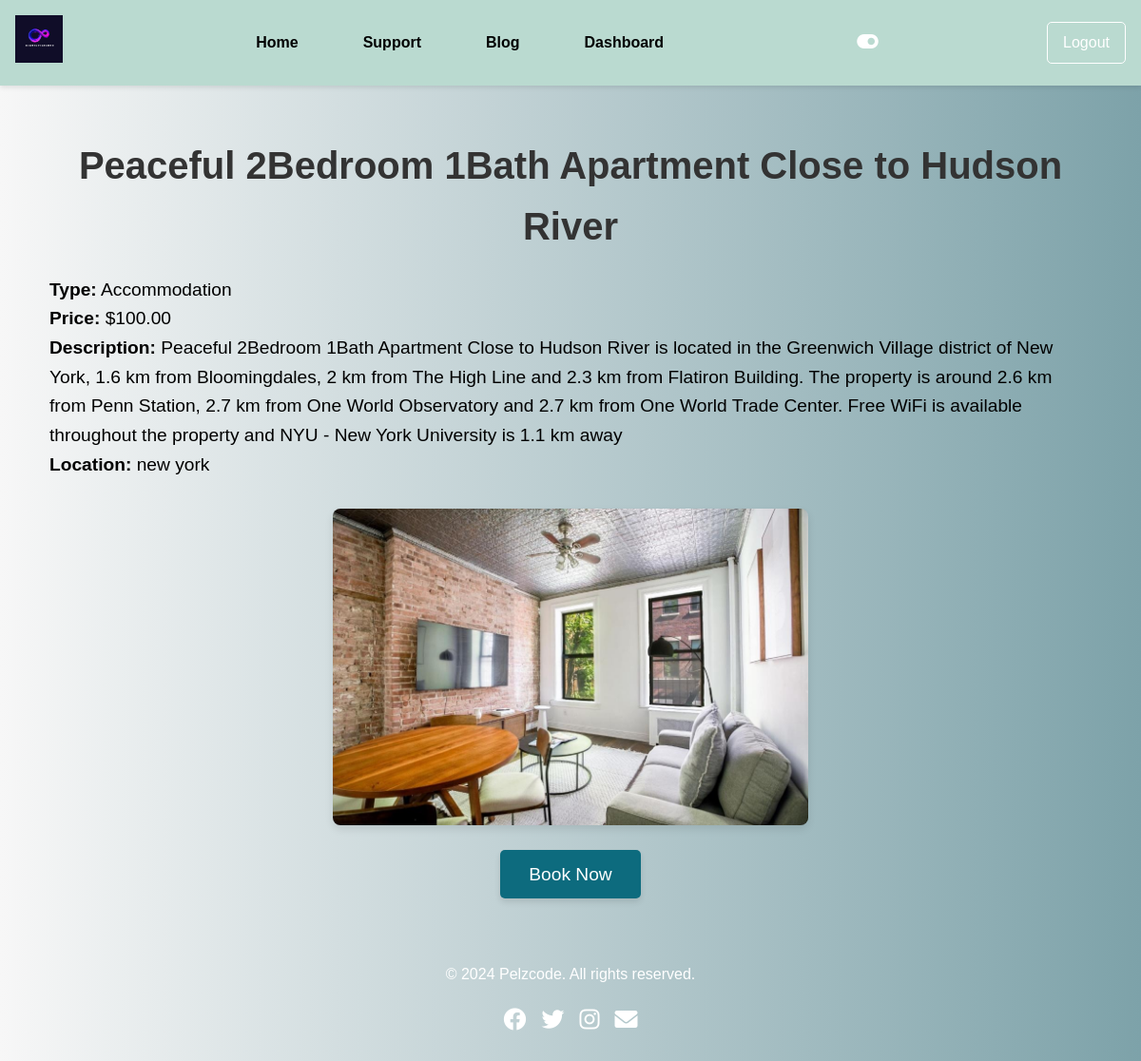
Screenshot of /service/2/ (signed in) with the database file from the repository.
### book/models.py (models this page shows, shortened)
class Service(models.Model):
    SERVICE_TYPES = [
        ('Hotel', 'Hotel'),
        ('Accommodation', 'Accommodation'),
        ('Event', 'Event'),
        ('Travel', 'Travel'),
    ]
    name = models.CharField(max_length=100)
    service_type = models.CharField(choices=SERVICE_TYPES, max_length=50)
    description = models.TextField()
    location = models.CharField(max_length=200)
    price_per_unit = models.DecimalField(max_digits=10, decimal_places=2)
    availability = models.BooleanField(default=True)
    image = models.ImageField(upload_to='services/', blank=True, null=True)

### book/views.py (the view)
# urls.py: path('service/<int:service_id>/', views.service_details, name='service_details'),
@login_required
def service_details(request, service_id):
    service = get_object_or_404(Service, id=service_id)
    return render(request, 'book/service_details.html', {'service': service})

### book/templates/book/service_details.html (shortened to what this page needs)
{% extends 'book/base.html' %}
{% block content %}
    <div style="max-width: 1200px; margin: 0 auto; padding: 20px; text-align: center;">
        <h1 style="font-size: 2.5rem; color: #333; margin-bottom: 20px;">{{ service.name }}</h1>
        <div style="font-size: 1.2rem; margin-bottom: 30px; text-align: left;">
            <p><strong>Type:</strong> {{ service.service_type }}</p>
            <p><strong>Price:</strong> ${{ service.price_per_unit|floatformat:2 }}</p>
            <p><strong>Description:</strong> {{ service.description }}</p>
            <p><strong>Location:</strong> {{ service.location }}</p>
        </div>
        <div style="text-align: center; margin-bottom: 30px;">
            <img src="{{ service.image.url }}" alt="{{ service.name }} image" style="width: 100%; max-width: 500px; height: auto; border-radius: 8px; box-shadow: 0 4px 8px rgba(0, 0, 0, 0.1);">
        </div>
        <div style="margin-top: 20px;">
            {% if user.is_authenticated %}
                <a href="{% url 'book_service' service.id %}" style="padding: 15px 30px; font-size: 1.2rem; background-color: #0d6b7e; color: white; text-decoration: none; border-radius: 5px; box-shadow: 0 4px 6px rgba(0, 0, 0, 0.1); transition: background-color 0.3s ease;">
                    Book Now
                </a>
            {% else %}
                <p>Please <a href="{% url 'login' %}">login</a> to book this service.</p>
            {% endif %}
        </div>
    </div>
{% endblock %}

### static/css/styles.css (style rules this page uses)
:root { --background-color: #f8f8f8; --text-color: #333; --hover-color: #007BFF; --button-bg: #007BFF; --button-color: #fff; --dark-background-color: #121212; --dark-text-color: #f8f8f8; --dark-hover-color: #BB86FC; --dark-button-bg: #BB86FC; --dark-button-color: #121212; }
* { margin: 0; padding: 0; box-sizing: border-box; }
body, ul, li, a { margin: 0; padding: 0; list-style: none; text-decoration: none; box-sizing: border-box; }
h1, h2, h3 { color: #333; }
a { color: #007BFF; text-decoration: none; }

### book/templates/book/base.html (style rules this page uses)
body { font-family: Arial, sans-serif; margin: 0; padding: 0; line-height: 1.6; background: linear-gradient(to right, #f7f7f7, #7da2a9); color: #000; transition: background-color 0.3s, color 0.3s; }

### rows the page displays
Service: name "Peaceful 2Bedroom 1Bath Apartment Close to Hudson River", service_type "Accommodation", price_per_unit "100.00", description "Peaceful 2Bedroom 1Bath Apartment Close to Hudson River is located in the Greenwich Village district of New York, 1.6 km from Bloomingdales, 2 km from The High Line and 2.3 km from Flatiron Building. The property is around 2.6 km from Penn Station, 2.7 km from One World Observatory and 2.7 km from One World Trade Center. Free WiFi is available throughout the property and NYU - New York University is 1.1 km away", location "new york", image (picture)
